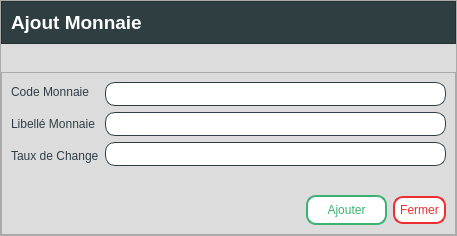
<?xml version="1.0" encoding="UTF-8"?>
<ui version="4.0">
 <class>Form</class>
 <widget class="QWidget" name="Form">
  <property name="geometry">
   <rect>
    <x>0</x>
    <y>0</y>
    <width>457</width>
    <height>236</height>
   </rect>
  </property>
  <property name="windowTitle">
   <string>Form</string>
  </property>
  <property name="styleSheet">
   <string notr="true">background-color:#DCDCDC	</string>
  </property>
  <layout class="QVBoxLayout" name="verticalLayout">
   <property name="leftMargin">
    <number>0</number>
   </property>
   <property name="topMargin">
    <number>0</number>
   </property>
   <property name="rightMargin">
    <number>0</number>
   </property>
   <property name="bottomMargin">
    <number>0</number>
   </property>
   <item>
    <widget class="QFrame" name="frame">
     <property name="frameShape">
      <enum>QFrame::StyledPanel</enum>
     </property>
     <property name="frameShadow">
      <enum>QFrame::Raised</enum>
     </property>
     <layout class="QVBoxLayout" name="verticalLayout_2">
      <property name="leftMargin">
       <number>0</number>
      </property>
      <property name="topMargin">
       <number>0</number>
      </property>
      <property name="rightMargin">
       <number>0</number>
      </property>
      <property name="bottomMargin">
       <number>0</number>
      </property>
      <item>
       <widget class="QFrame" name="frame_2">
        <property name="styleSheet">
         <string notr="true">background-color: #2f3e40; /*#2f3e46,1a535c;1d3557;233d4d*/
color: rgb(255, 255, 255);</string>
        </property>
        <property name="frameShape">
         <enum>QFrame::StyledPanel</enum>
        </property>
        <property name="frameShadow">
         <enum>QFrame::Raised</enum>
        </property>
        <layout class="QHBoxLayout" name="horizontalLayout">
         <item>
          <widget class="QLabel" name="label">
           <property name="font">
            <font>
             <family>Segoe UI</family>
             <pointsize>14</pointsize>
             <bold>true</bold>
            </font>
           </property>
           <property name="text">
            <string>Ajout Monnaie</string>
           </property>
          </widget>
         </item>
         <item>
          <spacer name="horizontalSpacer">
           <property name="orientation">
            <enum>Qt::Horizontal</enum>
           </property>
           <property name="sizeHint" stdset="0">
            <size>
             <width>466</width>
             <height>20</height>
            </size>
           </property>
          </spacer>
         </item>
        </layout>
       </widget>
      </item>
      <item>
       <spacer name="verticalSpacer">
        <property name="orientation">
         <enum>Qt::Vertical</enum>
        </property>
        <property name="sizeHint" stdset="0">
         <size>
          <width>20</width>
          <height>40</height>
         </size>
        </property>
       </spacer>
      </item>
      <item>
       <widget class="QFrame" name="frame_3">
        <property name="frameShape">
         <enum>QFrame::StyledPanel</enum>
        </property>
        <property name="frameShadow">
         <enum>QFrame::Raised</enum>
        </property>
        <layout class="QVBoxLayout" name="verticalLayout_3">
         <item>
          <layout class="QHBoxLayout" name="horizontalLayout_2">
           <item>
            <layout class="QVBoxLayout" name="verticalLayout_4">
             <property name="spacing">
              <number>12</number>
             </property>
             <item>
              <widget class="QLabel" name="label_3">
               <property name="palette">
                <palette>
                 <active>
                  <colorrole role="WindowText">
                   <brush brushstyle="SolidPattern">
                    <color alpha="255">
                     <red>47</red>
                     <green>62</green>
                     <blue>70</blue>
                    </color>
                   </brush>
                  </colorrole>
                  <colorrole role="Button">
                   <brush brushstyle="SolidPattern">
                    <color alpha="255">
                     <red>220</red>
                     <green>220</green>
                     <blue>220</blue>
                    </color>
                   </brush>
                  </colorrole>
                  <colorrole role="Text">
                   <brush brushstyle="SolidPattern">
                    <color alpha="255">
                     <red>47</red>
                     <green>62</green>
                     <blue>70</blue>
                    </color>
                   </brush>
                  </colorrole>
                  <colorrole role="ButtonText">
                   <brush brushstyle="SolidPattern">
                    <color alpha="255">
                     <red>47</red>
                     <green>62</green>
                     <blue>70</blue>
                    </color>
                   </brush>
                  </colorrole>
                  <colorrole role="Base">
                   <brush brushstyle="SolidPattern">
                    <color alpha="255">
                     <red>220</red>
                     <green>220</green>
                     <blue>220</blue>
                    </color>
                   </brush>
                  </colorrole>
                  <colorrole role="Window">
                   <brush brushstyle="SolidPattern">
                    <color alpha="255">
                     <red>220</red>
                     <green>220</green>
                     <blue>220</blue>
                    </color>
                   </brush>
                  </colorrole>
                  <colorrole role="PlaceholderText">
                   <brush brushstyle="SolidPattern">
                    <color alpha="255">
                     <red>47</red>
                     <green>62</green>
                     <blue>70</blue>
                    </color>
                   </brush>
                  </colorrole>
                 </active>
                 <inactive>
                  <colorrole role="WindowText">
                   <brush brushstyle="SolidPattern">
                    <color alpha="255">
                     <red>47</red>
                     <green>62</green>
                     <blue>70</blue>
                    </color>
                   </brush>
                  </colorrole>
                  <colorrole role="Button">
                   <brush brushstyle="SolidPattern">
                    <color alpha="255">
                     <red>220</red>
                     <green>220</green>
                     <blue>220</blue>
                    </color>
                   </brush>
                  </colorrole>
                  <colorrole role="Text">
                   <brush brushstyle="SolidPattern">
                    <color alpha="255">
                     <red>47</red>
                     <green>62</green>
                     <blue>70</blue>
                    </color>
                   </brush>
                  </colorrole>
                  <colorrole role="ButtonText">
                   <brush brushstyle="SolidPattern">
                    <color alpha="255">
                     <red>47</red>
                     <green>62</green>
                     <blue>70</blue>
                    </color>
                   </brush>
                  </colorrole>
                  <colorrole role="Base">
                   <brush brushstyle="SolidPattern">
                    <color alpha="255">
                     <red>220</red>
                     <green>220</green>
                     <blue>220</blue>
                    </color>
                   </brush>
                  </colorrole>
                  <colorrole role="Window">
                   <brush brushstyle="SolidPattern">
                    <color alpha="255">
                     <red>220</red>
                     <green>220</green>
                     <blue>220</blue>
                    </color>
                   </brush>
                  </colorrole>
                  <colorrole role="PlaceholderText">
                   <brush brushstyle="SolidPattern">
                    <color alpha="255">
                     <red>47</red>
                     <green>62</green>
                     <blue>70</blue>
                    </color>
                   </brush>
                  </colorrole>
                 </inactive>
                 <disabled>
                  <colorrole role="WindowText">
                   <brush brushstyle="SolidPattern">
                    <color alpha="255">
                     <red>47</red>
                     <green>62</green>
                     <blue>70</blue>
                    </color>
                   </brush>
                  </colorrole>
                  <colorrole role="Button">
                   <brush brushstyle="SolidPattern">
                    <color alpha="255">
                     <red>220</red>
                     <green>220</green>
                     <blue>220</blue>
                    </color>
                   </brush>
                  </colorrole>
                  <colorrole role="Text">
                   <brush brushstyle="SolidPattern">
                    <color alpha="255">
                     <red>47</red>
                     <green>62</green>
                     <blue>70</blue>
                    </color>
                   </brush>
                  </colorrole>
                  <colorrole role="ButtonText">
                   <brush brushstyle="SolidPattern">
                    <color alpha="255">
                     <red>47</red>
                     <green>62</green>
                     <blue>70</blue>
                    </color>
                   </brush>
                  </colorrole>
                  <colorrole role="Base">
                   <brush brushstyle="SolidPattern">
                    <color alpha="255">
                     <red>220</red>
                     <green>220</green>
                     <blue>220</blue>
                    </color>
                   </brush>
                  </colorrole>
                  <colorrole role="Window">
                   <brush brushstyle="SolidPattern">
                    <color alpha="255">
                     <red>220</red>
                     <green>220</green>
                     <blue>220</blue>
                    </color>
                   </brush>
                  </colorrole>
                  <colorrole role="PlaceholderText">
                   <brush brushstyle="SolidPattern">
                    <color alpha="255">
                     <red>47</red>
                     <green>62</green>
                     <blue>70</blue>
                    </color>
                   </brush>
                  </colorrole>
                 </disabled>
                </palette>
               </property>
               <property name="styleSheet">
                <string notr="true">color: #2f3e46;</string>
               </property>
               <property name="text">
                <string>Code Monnaie</string>
               </property>
              </widget>
             </item>
             <item>
              <widget class="QLabel" name="label_4">
               <property name="font">
                <font>
                 <family>Segoe UI</family>
                 <pointsize>9</pointsize>
                </font>
               </property>
               <property name="styleSheet">
                <string notr="true">color: #2f3e46;</string>
               </property>
               <property name="text">
                <string>Libellé Monnaie</string>
               </property>
              </widget>
             </item>
             <item>
              <widget class="QLabel" name="label_2">
               <property name="styleSheet">
                <string notr="true">color: #2f3e46;</string>
               </property>
               <property name="text">
                <string>Taux de Change</string>
               </property>
              </widget>
             </item>
            </layout>
           </item>
           <item>
            <layout class="QVBoxLayout" name="verticalLayout_6">
             <property name="spacing">
              <number>6</number>
             </property>
             <item>
              <widget class="QLineEdit" name="code_monnaie">
               <property name="styleSheet">
                <string notr="true">border : 1px solid #2f3e46;
border-radius:10px;
padding: 3px;
background-color: white;
color: #2f3e46;
</string>
               </property>
              </widget>
             </item>
             <item>
              <widget class="QLineEdit" name="libelle_monnaie">
               <property name="styleSheet">
                <string notr="true">border : 1px solid #2f3e46;
border-radius:10px;
padding: 3px;
background-color: white;
color: #2f3e46;
</string>
               </property>
               <property name="text">
                <string/>
               </property>
              </widget>
             </item>
             <item>
              <widget class="QLineEdit" name="taux_change">
               <property name="styleSheet">
                <string notr="true">border : 1px solid #2f3e46;
border-radius:10px;
padding: 3px;
background-color: white;
color: #2f3e46;
</string>
               </property>
              </widget>
             </item>
            </layout>
           </item>
          </layout>
         </item>
         <item>
          <spacer name="verticalSpacer_2">
           <property name="orientation">
            <enum>Qt::Vertical</enum>
           </property>
           <property name="sizeHint" stdset="0">
            <size>
             <width>20</width>
             <height>40</height>
            </size>
           </property>
          </spacer>
         </item>
         <item>
          <layout class="QHBoxLayout" name="horizontalLayout_4">
           <property name="topMargin">
            <number>0</number>
           </property>
           <property name="bottomMargin">
            <number>0</number>
           </property>
           <item>
            <spacer name="horizontalSpacer_2">
             <property name="orientation">
              <enum>Qt::Horizontal</enum>
             </property>
             <property name="sizeHint" stdset="0">
              <size>
               <width>40</width>
               <height>20</height>
              </size>
             </property>
            </spacer>
           </item>
           <item>
            <widget class="QPushButton" name="ajouter_ajout_monnaie">
             <property name="styleSheet">
              <string notr="true">QPushButton {width: 65px;
background-color: white;
border: 2px solid #3bb273;
color: #3bb273;
padding: 6px;
border-radius: 10px;}

QPushButton:hover {background-color: #3bb273;color: white;}
QPushButton:pressed { margin: 1px; }
</string>
             </property>
             <property name="text">
              <string>Ajouter</string>
             </property>
            </widget>
           </item>
           <item>
            <widget class="QPushButton" name="fermer_ajout_monnaie">
             <property name="styleSheet">
              <string notr="true">QPushButton {background-color: white;
border: 2px solid #ee2e31;
color: #ee2e31;
padding: 5px;
border-radius: 10px;}
QPushButton:hover {
background-color: #ee2e31;
color: white;
}
QPushButton:pressed{
margin: 1px;
}
/*#ee2e31*/</string>
             </property>
             <property name="text">
              <string>Fermer</string>
             </property>
            </widget>
           </item>
          </layout>
         </item>
        </layout>
       </widget>
      </item>
     </layout>
    </widget>
   </item>
  </layout>
 </widget>
 <resources/>
 <connections/>
</ui>
